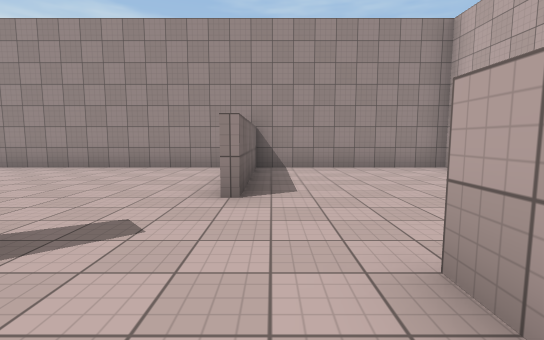
View 1 (above)

14 first-person views from a walk through a Unity game level. The camera is 1.4 m above the floor, tilts 6° down and sees 85° across. The floor is counted in squares, 2 m on a side. Each view is taken from the middle of a square. On the plan, view 1 faces up. The plan holds only what a view shows up to about 10 squares ahead; the rest is blank. The player character is not drawn. Surface patterns are stand-ins for the level's own textures.

View 2
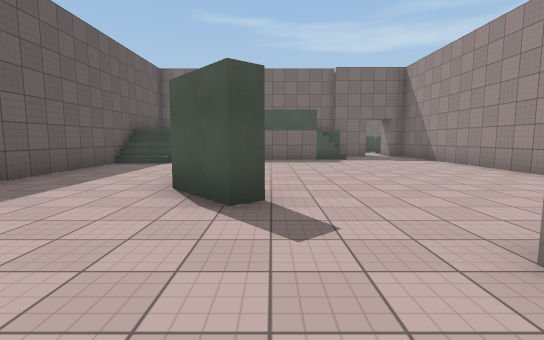

View 3
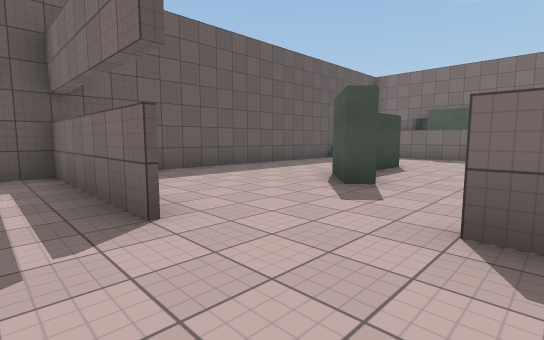

View 4
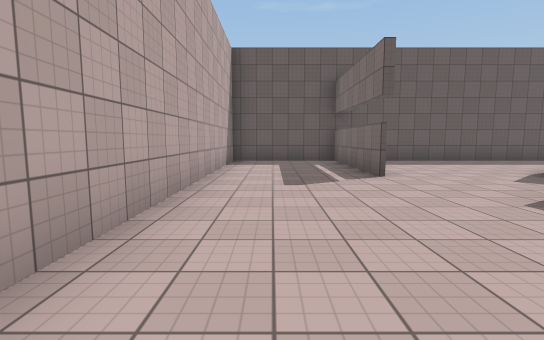

View 5
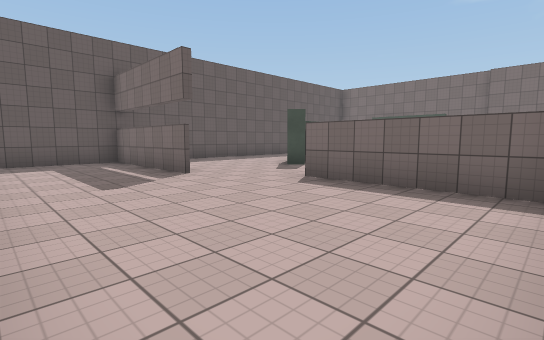

View 6
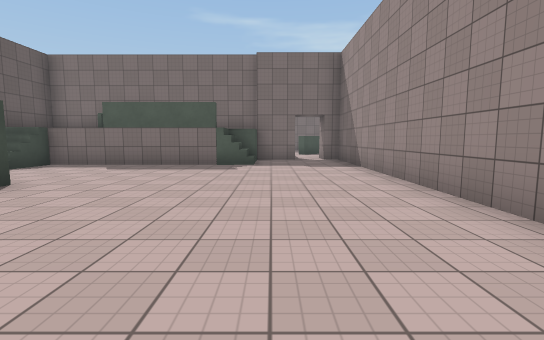

View 7
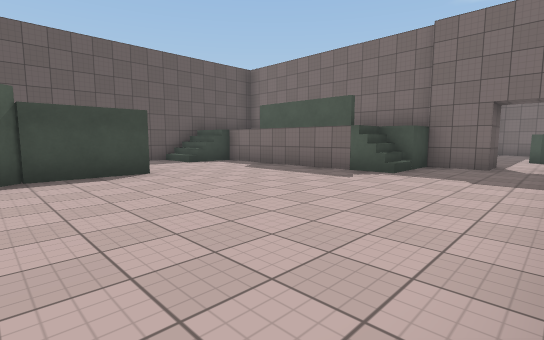

View 8
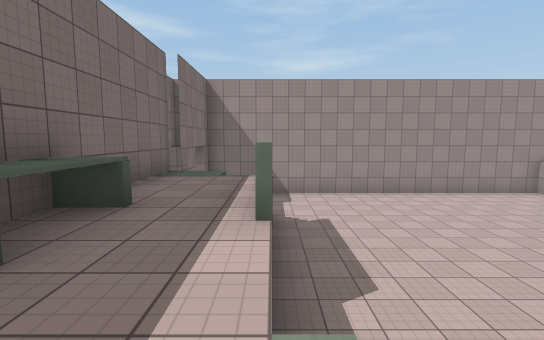

View 9
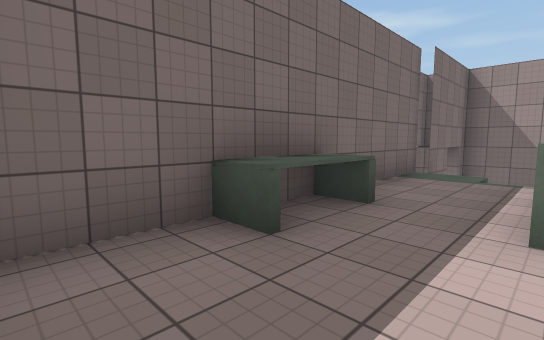

View 10
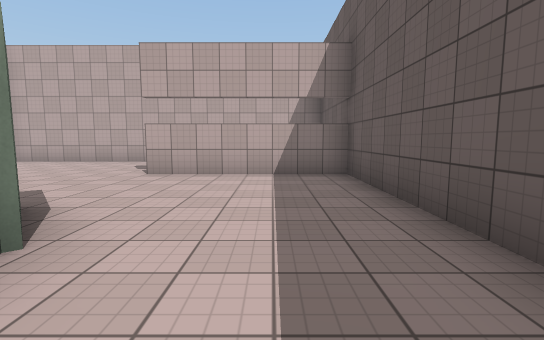

View 11
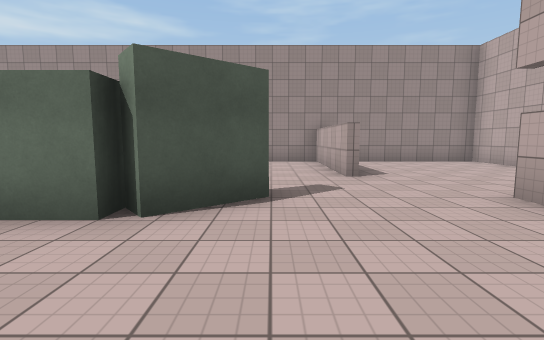

View 12
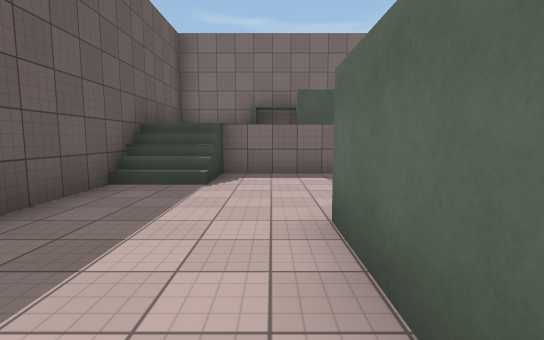

View 13
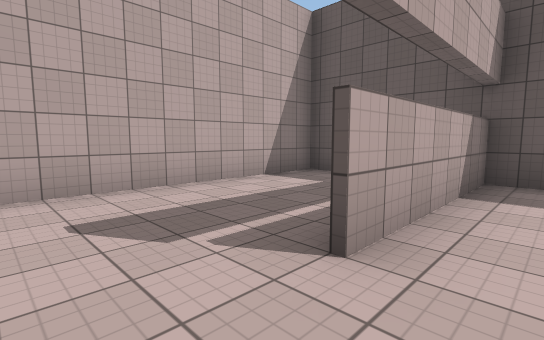

View 14
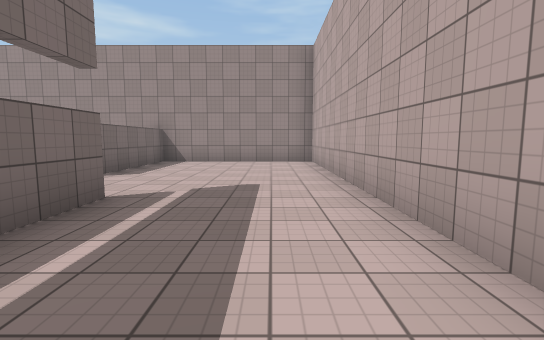

### Floor plan
Key: @ floor where view 1 was taken; # wall or solid block; . main floor; : floor 1.25 m higher than the main floor; + floor 2 m higher than the main floor; / step, stairs or slope; = window, fence, low wall or low ledge; ^ raised ledge; v drop or lower ground.
Columns run from 15 left of view 1 to 5 right of it. Each row starts with its distance up from view 1.
  8     #################
  7 #   #..........#....#
  6 ...............#....#
  5    ##..........#....#
  4    ##:.........#....#
  3    #++=.............#
  2    #++=.............#
  1    ##+=...####..#...#
  0     ^+v........@#...#
 -1    #+++/........#...#
 -2    #+++/........#...#
 -3    ################

Where each view was taken, in squares from view 1:
view 1: 0 up, 0 right, facing up
view 2: 2 up, 1 right, facing left
view 3: 4 up, 2 right, facing down-left
view 4: 7 up, 3 right, facing down
view 5: 7 up, 4 right, facing down-left
view 6: 5 up, 1 left, facing left
view 7: 7 up, 3 left, facing down-left
view 8: 2 down, 9 left, facing up
view 9: 2 down, 9 left, facing up-left
view 10: 1 down, 5 left, facing right
view 11: 2 down, 2 left, facing up
view 12: 0 up, 3 left, facing left
view 13: 3 up, 0 right, facing down-right
view 14: 2 down, 3 right, facing up
